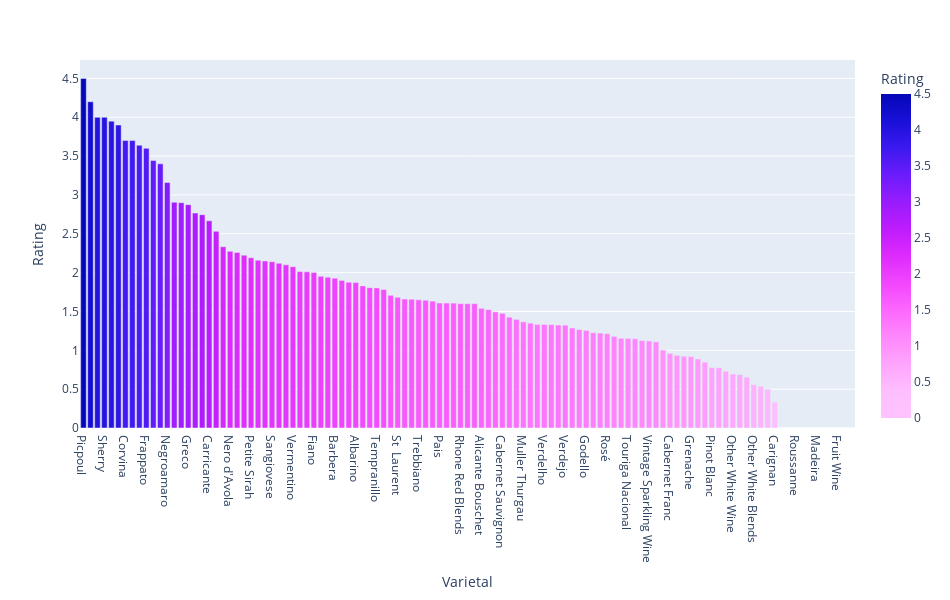

Notebook source saved alongside this figure:
### Markdown cell above
### What is the average rating for each Varietal?

### Code cell
most_by('Varietal','Rating')

### Figure 1 — Plotly figure (JSON) as saved in the notebook; plotly's stock layout.template omitted (floating-point values rounded to 4 significant figures)
{"data": [{"alignmentgroup": "True", "hovertemplate": "Varietal=%{x}<br>Rating=%{marker.color}<extra></extra>", "legendgroup": "", "marker": {"color": [4.5, 4.2, 4, 4, 3.95, 3.9, 3.7, 3.7, 3.64, 3.6, 3.443, 3.4, 3.16, 2.906, 2.9, 2.875, 2.767, 2.745, 2.667, 2.532, 2.333, 2.275, 2.26, 2.225, 2.191, 2.16, 2.15, 2.139, 2.12, 2.1, 2.077, 2.015, 2.011, 2, 1.953, 1.941, 1.929, 1.9, 1.876, 1.873, 1.829, 1.807, 1.804, 1.782, 1.707, 1.683, 1.66, 1.657, 1.65, 1.644, 1.633, 1.609, 1.609, 1.607, 1.601, 1.6, 1.6, 1.54, 1.524, 1.495, 1.475, 1.427, 1.398, 1.367, 1.35, 1.333, 1.333, 1.331, 1.326, 1.324, 1.287, 1.267, 1.256, 1.227, 1.222, 1.215, 1.179, 1.155, 1.154, 1.149, 1.125, 1.121, 1.109, 1.004, 0.9597, 0.9353, 0.9236, 0.9204, 0.8893, 0.8478, 0.778, 0.7747, 0.7302, 0.6956, 0.6879, 0.6542, 0.5577, 0.5356, 0.5, 0.3333, 0, 0, 0, 0, 0, 0, 0, 0, 0, 0, 0], "coloraxis": "coloraxis", "pattern": {"shape": ""}}, "name": "", "offsetgroup": "", "orientation": "v", "showlegend": false, "textposition": "auto", "type": "bar", "x": ["Picpoul", "Pinot Meunier", "Arinto", "Sherry", "Verdicchio", "Schiava", "Corvina", "Aglianico", "Arneis", "Frappato", "Primitivo", "Garganega", "Negroamaro", "Tuscan Blends", "Nerello Mascalese", "Greco", "Cortese", "Montepulciano", "Carricante", "Semillon", "Rkatsiteli", "Nero d'Avola", "Bobal", "Red Sparkling Wine", "Petite Sirah", "Bonarda", "Baga", "Sangiovese", "Viura", "Friulano", "Vermentino", "Agiorgitiko", "Rhone White Blends", "Fiano", "Mourvedre", "Torrontes", "Barbera", "Pedro Ximénez", "Zinfandel", "Albarino", "Muscat", "Moschofilero", "Tempranillo", "Bordeaux White Blends", "Petit Verdot", "St  Laurent", "Assyrtiko", "Non Vintage Sparkling Wine", "Trebbiano", "Bordeaux Red Blends", "Malbec", "Pais", "Carmenere", "Gamay", "Rhone Red Blends", "Dolcetto", "Silvaner", "Alicante Bouschet", "Xinomavro", "Pinotage", "Cabernet Sauvignon", "Sauvignon Blanc", "Gruner Veltliner", "Muller Thurgau", "Cinsault", "Lagrein", "Verdelho", "Tannat", "Pinot Gris/Grigio", "Verdejo", "Chenin Blanc", "Grenache Blanc", "Godello", "Port", "Pinot Noir", "Rosé", "Other Red Blends", "Mencia", "Touriga Nacional", "Viognier", "Blaufrankisch", "Vintage Sparkling Wine", "Nebbiolo", "Chardonnay", "Cabernet Franc", "Riesling", "Syrah/Shiraz", "Grenache", "Gewurztraminer", "Zweigelt", "Pinot Blanc", "Other Dessert", "Sparkling Rosé", "Other White Wine", "Furmint", "Merlot", "Other White Blends", "Other Red Wine", "Malvasia", "Carignan", "Vernaccia", "Ribolla Gialla", "Roussanne", "Sagrantino", "Other Fortified", "Madeira", "Gaglioppo", "Trousseau", "Fruit Wine", "Falanghina", "Melon de Bourgogne"], "xaxis": "x", "y": [4.5, 4.2, 4, 4, 3.95, 3.9, 3.7, 3.7, 3.64, 3.6, 3.443, 3.4, 3.16, 2.906, 2.9, 2.875, 2.767, 2.745, 2.667, 2.532, 2.333, 2.275, 2.26, 2.225, 2.191, 2.16, 2.15, 2.139, 2.12, 2.1, 2.077, 2.015, 2.011, 2, 1.953, 1.941, 1.929, 1.9, 1.876, 1.873, 1.829, 1.807, 1.804, 1.782, 1.707, 1.683, 1.66, 1.657, 1.65, 1.644, 1.633, 1.609, 1.609, 1.607, 1.601, 1.6, 1.6, 1.54, 1.524, 1.495, 1.475, 1.427, 1.398, 1.367, 1.35, 1.333, 1.333, 1.331, 1.326, 1.324, 1.287, 1.267, 1.256, 1.227, 1.222, 1.215, 1.179, 1.155, 1.154, 1.149, 1.125, 1.121, 1.109, 1.004, 0.9597, 0.9353, 0.9236, 0.9204, 0.8893, 0.8478, 0.778, 0.7747, 0.7302, 0.6956, 0.6879, 0.6542, 0.5577, 0.5356, 0.5, 0.3333, 0, 0, 0, 0, 0, 0, 0, 0, 0, 0, 0], "yaxis": "y"}], "layout": {"autosize": false, "barmode": "group", "coloraxis": {"colorbar": {"title": {"text": "Rating"}}, "colorscale": [[0, "#fec3fe"], [0.08333, "#febefe"], [0.1667, "#fea5fd"], [0.25, "#fe88fc"], [0.3333, "#fc67fd"], [0.4167, "#f246fe"], [0.5, "#dd2bfd"], [0.5833, "#bf1cfd"], [0.6667, "#981cfd"], [0.75, "#6b1cfb"], [0.8333, "#3c19f0"], [0.9167, "#1910d8"], [1, "#0508b8"]]}, "height": 600, "legend": {"tracegroupgap": 0}, "margin": {"t": 60}, "width": 950, "xaxis": {"anchor": "y", "domain": [0, 1], "title": {"text": "Varietal"}}, "yaxis": {"anchor": "x", "domain": [0, 1], "title": {"text": "Rating"}}}}
